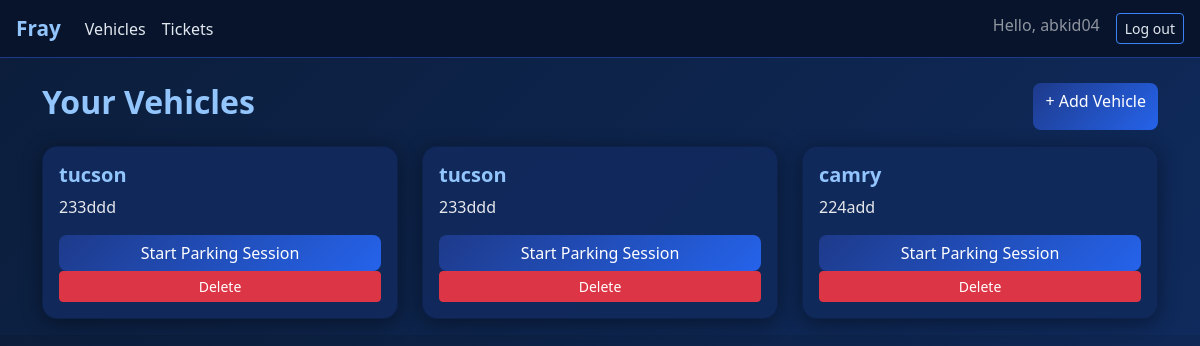
The page /vehicles/ (signed in) on the database as committed earlier.
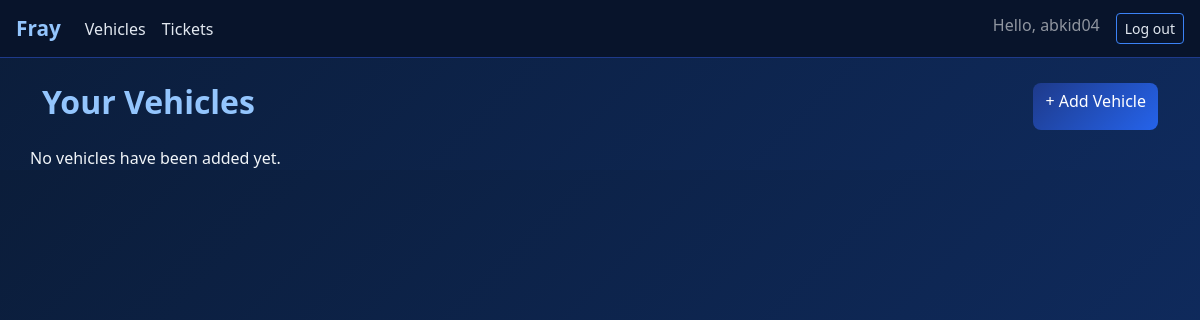
The same page on the database as committed later.
### park_system/models.py (models this page shows, shortened)
class Vehicle(models.Model):
    class VehicleType(models.TextChoices):
        CAR = 'car', 'Car'
        BIKE = 'bike', 'Bike'
        TRUCK = 'truck', 'Truck'
        BUS = 'bus', 'Bus'
    vehicle_type = models.CharField(
        max_length=10,
        choices=VehicleType.choices
    )
    vehicle_make = models.CharField(max_length = 100)
    number_plate = models.CharField(max_length = 100,validators=[plate_validator],unique=True)
    owner = models.ForeignKey(User, on_delete=models.CASCADE)

### park_system/views.py (the view)
# urls.py: path('vehicles/', views.vehicles, name='vehicles'),
@login_required
def vehicles(request):
    vehicles = Vehicle.objects.filter(owner=request.user)
    context = { "vehicles": vehicles }
    return render(request, "park_system/vehicles.html", context)

### park_system/templates/park_system/vehicles.html (shortened to what this page needs)
{% extends "park_system/base.html" %}
{% load django_bootstrap5 %}
{% block content %}
<div class="d-flex justify-content-between mb-3">
    <h2>Your Vehicles</h2>
    <a href="{% url 'park_system:add_vehicle' %}" class="btn btn-primary">+ Add Vehicle</a>
</div>
<div class="row">
    {% for vehicle in vehicles %}
        <div class="col-md-4 mb-3">
            <div class="card p-3">
                <h5>{{ vehicle.vehicle_make }}</h5>
                <p>{{ vehicle.number_plate }}</p>
                <form method="POST" action="{% url 'park_system:start_session' vehicle.id %}">
                    <button class="btn btn-primary w-100">
                        Start Parking Session
                    </button>
                </form>
                <a href="{% url 'park_system:delete_vehicle' vehicle.id %}"class="btn btn-danger btn-sm">Delete</a>
            </div>
        </div>
    {% empty %}
         <li class="list-group-item border-0">No vehicles have been added yet.</li>
    {% endfor %}
</div>
{% endblock content %}

Rows that differ between the two databases and show on the page:
removed Vehicle: vehicle_make "tucson", number_plate "233ddd"
removed Vehicle: vehicle_make "tucson", number_plate "233ddd"
removed Vehicle: vehicle_make "camry", number_plate "224add"
Other text that changed with them:
text now shown: "No vehicles have been added yet."
